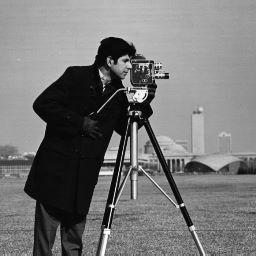
#> input picture Jupyter_Notebooks/cameraman.png, 256 x 256 px
$ jupyter execute --allow-errors 05_numpyPython.ipynb
#> lines starting #> are read from the running program, lines starting #| are printed output that depends on the picture
<table style="width: 100%">
    <tr style="background: #ffffff">
        <td style="padding-top:25px;width: 180px"></td>
        <td style="width: 100%">
            <div style="text-align:right; width: 100%; text-align:right"><font style="font-size:38px"><b>Programmierübung I</b></font></div>
            <div style="padding-top:0px; width: 100%; text-align:right"><font size="4"><b>WS 2025</b></font></div>
        </td>
    </tr>
</table>

---

# numpy, eine Bibliothek in Python
----

Python lebt u.a. von seiner Erweiterbarkeit, Modularität und einer sehr großen Community. Diese stellt einiges an Bibliotheken unter dem Open-Source-Gedanken zur Verfügung. Eine diese Bibliotheken ist numpy. (https://numpy.org/ und https://github.com/numpy/numpy)

In vielen Lehrveranstaltungen am MCI ist es notwendig Daten in irgendeiner Form zu verarbeiten. Beispiele hierfür wären die Spektralanalyse eines EKG-Signals, die Regression von Ermüdungskurven im Sport oder auch eine Positionsinterpolation der Trajektorie von Flugobjekten. numpy ist eine Bibliothek die diese Datenverarbeitung ermöglichen soll und in weiterer Folge auch niederschwellig möglich macht. Des Weiteren ist die Bibliothek eine der am häufigsten verwendeten Bibliotheken im wissenschaftlichen und industriellen Kontext von Health Tech.

---
## 1. Die erste Bibliothek
---

Sicherlich sind Sie schon in Bibliotheken gewesen, allerdings ist ein großer Unterschied zwischen klassischen Bibliotheken und Bibliotheken in der Informatik. I.A. spricht man von Bibliotheken in der Informatik, wenn zu einem bestimmten Thema (Unter-) Programme, Routinen, Methoden, Funktionen, etc. zusammengefasst angeboten werden. Für das Thema numerische Mathematik ist numpy eine sehr verbreitete Bibliothek und setzt u.a. die heutigen Standards für die Verarbeitung von Daten in Form von Listen/Arrays. Was kann numpy aber genau? Wie bindet man numpy ein und was kann ich damit umsetzen?

Als ersten Schritt muss numpy importiert werden. Dies funktioniert einfach über den <b><font color='green'>import</font></b> Befehl. Das Schlüsselwort <b><font color='green'>as</font></b> dient hier der Festlegung der Bezeichnung der Bilbiothek für das weitere Verwendung.

[cell 1]
import numpy as np

Damit haben wir numpy schon fertig eingebunden. Nun geht es darum die Bibliothek kennenzulernen.

## 2. Daten und Arrays in numpy

### 2.1. Ein numpy-array

Ein numpy-array ist das zentrale Objekt von numpy. Viele Daten oder Datensätze sind in Form einer mehrdimensionalen Matrix dargestellt. Dieser Umstand wurde bei numpy entsprechend aufgegriffen, weshalb eben das numpy-array auch für die Datenverarbeitung so gut geeignet ist. I.A. haben Matrizen eine Fülle von Eigenschaften. Um diese Eigenschaften besser darstellen und verstehen zu können werden sie anhand von Beispielen erklärt:

[cell 2]
# Definition einer Liste
notMyFirstNumypyArray = [[1, 'a', 3],[4, 5, 6]]
print(type(notMyFirstNumypyArray))

Wie oben zu sehen ist werden durch den Import von numpy die Listen nicht standardmäßig zu numpy-arrays. Um ein numpy-array zu definieren braucht es eigene Syntax.

[cell 3]
# Definition eines numpy-arrays
myFirstNumypyArray = np.array([[4, 5, 6, 234],[4, 5, 6, 234]])
print(type(myFirstNumypyArray))

Die Eigenschaften der Erscheinung des numpy-arrays lassen sich mit `shape`

[cell 4]
print(myFirstNumypyArray.shape)

der Dimensionszahl

[cell 5]
print(myFirstNumypyArray.ndim)

und der Größe beschreiben.

[cell 6]
print(myFirstNumypyArray.size)

Prinzipiell können numpy-arrays unterschiedliche Datentypen annehmen. Meist sind numerische Datentypen in Verwendung

[cell 7]
print(myFirstNumypyArray.dtype.name)

[cell 8]
# Definition eines weiteren numpy-arrays
myFirstNumypyArray2= np.array([[1.1, 2.2],[3.3, 4.4],[5.5, 6.6]])
print(myFirstNumypyArray2.dtype.name)
print(myFirstNumypyArray2.shape)

Es gibt noch sehr viel mehr Eigenschaften von numpy-arrays. Für den Einistieg sind die oben genannten aber ausreichend. Weiterführende Information dazu gibt es unter https://numpy.org

### 2.2. numpy-arrays durch Befehle erstellen

numpy kann numpy-arrays mit unterschiedlicher Dimenzionszahlen und Inhalten erstellen. Dazu stell es eine Reihe von Befehlen/Methoden zur Verfügung. Details dazu sind https://numpy.org/doc/stable/user/quickstart.html zu entnehmen.

Erstellen einer Null-Matrix (zwei Dimensionen). Diese wird oft als Platzhalter verwendet.

[cell 9]
print(np.zeros((3, 4)))

Erstellen einer Einser-Matrix (drei Dimensionen)

[cell 10]
print(np.ones((3, 3, 4), dtype=np.int16))

Erstellen eines numpy-arrays über die Angabe eines Bereichs und einer Schrittweite

[cell 11]
print(np.arange(10, 30, 5))

Dies funktioniert auch mit Gleitkommazahlen

[cell 12]
print(np.arange(0, 10, 0.01))

Mit linspace können sowohl die Anzahl der Elemente in dem numpy-array vorgegeben werden, als auch die Wertegranzen. Die daraus resultierende Schrittweite wird automatisch berechnet.

[cell 13]
print(np.linspace(0, 2, 9))

Oft sind Natur- oder mathematische Konstanten relevant für Berechnungen. Dabei bietet numpy verschiedene Konstanten an

[cell 14]
from numpy import pi
print(np.linspace(0, 2*pi, 100))

In der Bibliothek wird u.a. auch ein Zufallszahlengenerator bereitgestellt, welcher quasi zufällig Zahlen liefern kann. Welche Zahlen geliefert werden hängt vom sogenannten seed ab

[cell 15]
np.random.seed(42)
print(np.random.rand(30))

[cell 16]
np.random.seed(0)
print(np.random.randn(30))

[cell 17]
np.random.seed(1)
print(np.random.rand(30))

### 2.3. Einfache Operationen mit numpy-arrays

Mit numpy-arrays kann gerechnet werden. Dies biete u.a. auch die Grundlage zur Datenverarbeitung mit numpy. Dabei reicht die Palette von einfachen Grundoperationen (+, -, *, **, /) bis hin zu komplexeren mathematischen Funktionen (sin, cos, tan, all, any, apply_along_axis, argmax, argmin, argsort, average, ceil, conj, corrcoef, cross, cumprod, cumsum, diff, exp, floor, max, maximum, mean, median, min, minimum, nonzero, round, sort, std, sum, sqrt, transpose...)

Basierend auf folgenden numpy-arrays

[cell 18]
# Erstellung von numpy-arrays. In der Praxis werden diese numpy-arrays aus Datensätzen extrahiert. Hier werden einfach
# fiktive Daten emuliert
a = np.arange(1,9,3)
print("a =",a)
b = np.linspace(0,10*pi,10000).reshape(5,2000)
print("b =",b)
c = np.array(2)
print("c =",c)

werden einfache Operationen erklärt.

[cell 19]
#Addition
d = a+10
print("d =", d)

#Subtraktion 1
e = a-1
print("e =", e)

#Subtraktion 2 entspricht Subtraktion 1
e = a-np.ones(a.size)
print("e =", e)

#Multiplikation mit Skalar
f = d*2
print("f =", f)

#Elementweise Multiplikation zweier Vektoren
g = d*f
print("g =", g)

#Elementweise Potenzierung
h = d**2
print("h =", h)

[cell 20]
np.ones(a.size)

Hier nun ein paar komplexere Funktionen die numpy zur Verfügung stellt. Es wird empfohlen hier auch selbst die ein oder andere Funktion auszuprobieren.

[cell 21]
print("Die Quadratwurzel von c ist",np.sqrt(c))
print("Die Summe des Vektors a", a,"ist", a.sum())
print("Das Minimum des Vektors a", a,"ist", a.min())
print("Das Maximum des Vektors a", a,"ist", a.max())
print(np.cos(b)) # der cosinus von jedem Wert in b

Mit `np.where` lassen sich die Arrays effizient nach Werten durchsuchen. Die Funktion gibt die Indizes zurück.

[cell 22]
a = np.linspace(0, 2, 9) # Erstellung des Arrays
print(a)

print('Indizes:', np.where(a>1)) # Die Indizes der Werte >1 werden ausgegeben
print('Neuer Array:', a[np.where(a>1)]) # Der kürzere Array mit den Werten >1 wird ausgegeben

[cell 23]
a>1

### 2.4 Vektor- und Matrix-Operationen

Numpy-arrays können oft als Vektoren bzw. Matrizen betrachtet werden. Entsprechend stellt die Bibliothek verschiedene Funktionen zur Verfügung, um diese zu verarbeiten.

[cell 24]
# Hier definieren wir einen zweidimensionalen numpy-array
m1 = np.array([[1, 2], [3, 4], [5, 6]])

Mit der Endung `.T` werden die Matrizen transponiert.

[cell 25]
print(m1)
m2 = m1.T
print("Transponierte Version:\n", m2)

Bei der Verwendung arithmetischer Operatoren wie im oberen Abschnitt werden die Arrays elementweise addiert oder multipliziert.
Um die Matrixmultiplikation abzuheben, wird mit dem Zeichen `@` ausgeführt. Alternativ funktioniert auch die Funktion `np.matmul()`. Hierbei müssen die Dimensionen übereinstimmen.

[cell 26]
print(m2@m1) # erste zeile mit ersten Spalte etc.

Das Skalarprodukt wird mit `np.vdot` ausgeführt.

[cell 27]
v = np.array([1, 2, 3])
print(np.vdot(v,v))

Es gibt noch viele weitere Operationen für Vektoren und Matrizen, wie beispielweise Betrag, Determinante, Kreuzprodukt oder Invertierung, die in der Dokumentation der Bibliothek aufzufinden sind.

## 3. Zugriffe und Verarbeitung von numpy-arrays

### 3.1. Indizieren mit numpy-arrays
Über einen Index (bspw. Zeiler oder und Spaltenzahl) ist es möglich in numpy-arrays auf Teilmengen der arrays zuzugreifen. Ein Beispiel zur Anwendung könnte beispielsweise das Zoomen auf einem Bild sein. Beim Zoomen wird auch von einem Bild (häufig eine 3D Matrix bestehend aus Rot-, Grün- und Blaubild) ein kleiner Subbereich des Bildes betrachten. Um dies tun zu können benötigt es die Indizierung. Aber wie funktioniert eine Indizierung und wie kann man numpy dazu verwenden?

Eine einfache Indizierung in numpy kann über die eckigen Klammern `[]` und/oder dem `:` Operator geschehen. Nehmen wir dazu einfach die schon definierten Vektoren a bis h und wende auf diese eine Indexierung an.

[cell 28]
# Ein Element aus einem Vektor extrahieren durch die Indexierung
print("e sieht so aus:")
print(e.astype('int64'))
print(" | | |  Der Index der jeweiligen Elemente")
print(np.arange(e.size))

[cell 29]
# Daraus entstehende Indexierung als Schleifenstruktur
for q in range(e.size):
    print("e beim Index", q, "ist", e[q])

[cell 30]
# Extraktion des letzten Wertes
print(e[-1])

[cell 31]
# Hinzufügen von Werten dynamisch
e=np.append(e,12)
print(e)

[cell 32]
# Trotz der Erhöhung der Spaltenzahl von 4 auf 5 wird die Indexierung mit -1 die Extraktion des letzten Wertes bewerkstelligen
print(e[-1])

[cell 33]
# Der Vektor b geht von 0 bis 10pi
print(b)

[cell 34]
# Angenommen es wäre nur der Bereich von 2pi bis 4pi relevant und man möchte diesen Bereich extrahieren, so ist dies mit dem
# Operator : möglich. Achtung: Da die indizes bei 0 beginnen, ist der Index 1 die zweite Zeile

print(b[1,:])

[cell 35]
# Wenn eine Zahl vor oder hinter dem : steht, wird der Bereich entsprechend eingegrenzt
print(b[:3,-1]) # :3 heißt hier Index 0 bis 2
print(b[3:,-1]) # 3: heißt von Index 3 bis zum Ende

[cell 36]
# Die Indizes geben ein Quadrat in der 2. und 3. Zeile sowie der 12. und 13. Spalte aus.
print(b[2:4,12:14])

### 3.2. Umformen von numpy-arrays
Eigentlich ist es eine Seltenheit, dass man Daten in der Form bekommt in der man sie gerne hätte. Daher stellt numpy auch eine Reihe an Umformungsoperationen bereit, mit denen man die Daten in die Form bringt in der man sie haben möchte.

Eine dieser Funktionen ist ravel. Diese Funktion macht aus einem mehrdimensionalen numpy-array ohne optionalen Paramenter einen einfachen Vektor mit einer Zeile. Das shape eines numpy-arrays kann aber noch viele weitere Gestalten annehmen.

[cell 37]
# Angenommen b würde als Vektor vorliegen und nicht als Matrix, so müsste ein Bereich (Index geht von 2000 bis 4000)
# extrahiert werden
print(np.shape(b))
i = np.ravel(b)
print(np.shape(i))

# Die Extraktion von 2pi bis 4 pi funktioniert nun über den Index 2000 bis 4000
print(i)
print("b von Index 2000 bis 4000 ist", i[2000:4000])

Der `ravel` Befehl hat aber auch noch die Möglichkeit über einen optionalen Parameter die Art der Neuanordnung bei ravel Befehl zu beeinflussen. Dabei sind mehrere Ausleseformen möglich. Naheres dazu gibt es in der Hilfe:
https://numpy.org/doc/stable/reference/generated/numpy.ravel.html

[cell 38]
# Angenommen wir haben ein mehrdimenstionales numpy-array
mda = np.array([[[1, 2, 3], [4, 5, 6]],[[7, 8, 9],[10, 11, 12]],[[13, 14, 15],[16, 17, 18]],[[19, 20, 21],[22, 23, 24]]])
print(mda.shape)
print(mda)

# dann können wir über ravel und den optionalen Parameter angeben und sehen die Ausleseform

# C ist zeilenorientiert
mdaflattenedC = np.ravel(mda,'C')
print(mdaflattenedC)

# F ist spaltenorientiert
mdaflattenedF = np.ravel(mda,'F')
print(mdaflattenedF)

Es ist nicht immer von Interesse mehrdimensionale Arrays in einen Vektor zu wandeln, aber in andere Formen. Durch die Befehle `reshape` oder `resize` kann dies geschehen.

[cell 39]
print(mda)
print(mda.shape)

mdareshaped = np.reshape(mda,(4,6))

print(mdareshaped)
print(mdareshaped.shape)

Das besondere an `resize` ist, dass der Befehl direkt auf das array wirkt und dessen shape verändert. Die `reshape` Funktion macht dies nicht, sondern liefert ein neues numpy-array als output (wie auch oben zu sehen ist)

[cell 40]
mdaoriginal = mda

# wie erwähnt wirkt resize direkt auf das numpy-array, während reshape das nicht tut
print(mdaoriginal)
mda.resize(4,6)
print(mdaoriginal)

### 3.3. Kombinieren von numpy-arrays
Gelegentlich passiert es, dass man numpy-arrays Kombinieren möchte. Als Beispiel könnte man anführen, dass man in einem Experiment zeitgleich Daten aufnimmt, die aber jeweils seperat als numpy-array verfügbar sind. Um noch konkreter zu werden wird der Puls von fünf Probanden gleichzeit aufgenommen während sie am Ergometer einen progressiven Belastungstest durchführen. Wir bekommen fünf numpy-arrays, welche sowohl die Zeitpunkte der Messung beinhalten, also auch den zu diesem Zeitpunkt gemessenen Puls:

[cell 41]
# Da wir keine echten Daten importieren emulieren wir wieder die Daten mittels:

proband1=np.array([np.linspace(1,100,100),(60+np.linspace(1,100,100)+5*np.random.rand(100))])
proband2=np.array([np.linspace(1,100,100),(65+np.linspace(1,100,100)+7*np.random.rand(100))])
proband3=np.array([np.linspace(1,100,100),(63+np.linspace(1,100,100)+6*np.random.rand(100))])
proband4=np.array([np.linspace(1,100,100),(62+np.linspace(1,100,100)+4*np.random.rand(100))])
proband5=np.array([np.linspace(1,100,100),(58+np.linspace(1,100,100)+3*np.random.rand(100))])

[cell 42]
# Das Shape eines jeden Probanden schaut nun so aus
print(proband1.shape)
print(proband1)

Angenommen man möchte nun die Daten der Gesamtheit, also aller fünf Probanden in einen Datensatz zusammenfassen müssen wir die fünf numpy-arrays entsprechen kombinieren. Eine Variante wäre einen gemeinsamen Zeitvektor zu haben in der ersten Zeile und jede weitere Zeile ist ein Proband.

[cell 43]
mynewdata=np.vstack((proband1, proband2[1,:], proband3[1,:], proband4[1,:], proband5[1,:]))
#print(mynewdata)
print(mynewdata.shape)
#print(mynewdata)

Unter Umständen ist nicht immer vertikates kombinieren gewünscht, soder ein horizontales. Dies kann durch den Befehl hstack gemacht werden.

[cell 44]
# Hier werden die Probanden horizontal kombiniert

mynewdata2 = np.hstack((proband1,proband2))

#print(mynewdata2)
print(mynewdata2.shape)

Natürlich sind vstack und hstack reversible Operationen. Durch hsplit und vsplit können die Datensätze wieder geteilt werden. Hier dazu wieder ein Beispiel:

[cell 45]
print(mynewdata2.shape)
(splitdata1,splitdata2)=np.hsplit(mynewdata2, 2)
#print(splitdata1)
print(splitdata1.shape)
#print(splitdata2)
print(splitdata2.shape)

# 4. Hilfe und weiterführende Dokumentation

Die numpy Bilbiothek beinhaltet noch sehr viel mehr, also das bis hier hin gezeigte. Mit den oben genannten Befehlen und Funktionen können aber schon die grundlegenden Dinge der Datenverarbeitung gemacht werden. Deshalb wird an dieser Stelle nur noch die Hilfe erklärt und wie man zu weiterführenden Informationen kommt

Beim Python und zugehörigen Bibliotheken gibt es meistens eine recht ausführliche Dokumentation. Bei numpy kann man weiterführende Informationen, wie schon erwähnt, über https://numpy.org/doc/stable/ finden. Um sich aber etwas Zeit zu sparen ist es oft angenehm in einer Zelle direkt eine Textbasierte Hilfe aufzurufen. Dies wird direkt von Python ermöglicht und wird auch in der numpy Bibliothek entsprechend unterstützt. Wenn man also beispielsweise nicht mehr genau weiß, wie der Befehl hstack funktioniert hat, kann man es nachlesen über die help-Funktion:

[cell 46]
help(np.hstack)

Alternativ kann auch das ? oder ?? Symbol verwendet werden. Dazu wird das Symbol einfach hinter die Funktion oder den Befehl geschrieben. Dabei steht das einfache ? für eine Beschreibung der Funktion oder des Befehls. Das ?? Symbol liefert die tatsächliche Funktions- oder Befehlsdefinition.

#> (a cell that did not finish here is left out)

#> (a cell that did not finish here is left out)

## 5. Beispiele

### 5.1. Bestenliste im Rodelsport

Wir haben im Nachwuchsleistungszentrum der Rodler für alle Athleten die Startzeiten aufgezeichnet. Nun wollen wir diese Zeiten und die jeweiligen Athleten entsprechend in einer aufsteigenden Reihenfolge darstellen. Als ersten Schritt generieren wird wieder die Daten:

[cell 49]
athleten = np.array(["Anna Mantl","Christian Grossegg","Andrea Schmölz","Stefan Wechselberger","Christian Greifnitz",
                   "Petra Gschösser","Jonas Klein","Jonna Tschick","Hannes Erbschneider","Yvonne Ucar","Tyler Frick",
                   "Zlatan Pilaj"])

[cell 50]
print(athleten)

[cell 51]
print(athleten.shape)

[cell 52]
startzeiten = np.array([4.398, 4.486, 4.656, 4.338, 4.689, 4.714, 4.159, 4.357, 4.668, 4.822, 4.323, 4.645])

[cell 53]
print(startzeiten.shape)

In einem zweiten Schritt müssen wir die beiden Arrays entsprechend der aufsteigenden Reihenfolge der Startzeiten sortieren

[cell 54]
help(np.sort)

[cell 55]
sorted_startzeiten = np.sort(startzeiten)
print(sorted_startzeiten)

Wie in der Hilfe und auch in der direkt darunter liegenden Zelle zu sehen ist, kann sort num ein eizelnen array bzw. eine Matrix sortieren. Wenn ein Array die Sortierung bestimmt für ein anderes array (wie es nun der Fall ist bei array startzeiten, welches auch auf die Sortierung von athleten einen Einfluss hat), kann argsort verwendet werden. argsort retourniert nämlich die indices der arrays, passend zum Sortieren

[cell 56]
help(np.argsort)

[cell 57]
indices2sort = np.argsort(startzeiten)
argsorted_startzeiten = startzeiten[indices2sort]
argsorted_athleten = athleten[indices2sort]
print(argsorted_athleten)

print(startzeiten)
print(indices2sort)
print(argsorted_startzeiten)

### 5.2. Erhebung von Risikopatienten

Nach Infektion mit β-hämolysierenden Streptokokken bilden sich Antikörper gegen Streptolysin O. Die Konzentration dieser Antikörper wird durch den ASLO-Titer, genannt auch Antistreptolysintiter, angegeben. Der Referenzbereich liegt bei 0 bis 200 IE/ml. Erhöhte Werte sind eine bis drei Wochen nach der Infektion nachweisbar, der Höhepunkt nach drei bis sechs Wochen. Erhöhte Werte deuten auf eine überwundene Infektion mit Streptokokken hin. Nach einem richtig behandelten Streptokokkeninfekt sollte dieser Wert langsam sinken. Ist dies nicht der Fall, so ist nach chronischen Entzündungsherden (auch Fokus genannt) der Mandeln, Zähne, Nasennebenhöhlen u. a. zu suchen. (Quelle: https://de.wikipedia.org/wiki/Antistreptolysin_O). In diesem Beispiel wird ein Auszug einer Patientendatenbank emuliert. Die Patienten in dieser Datenbank machen alle zwei Wochen ein Blutbild, wobei u.A. auch der ASLO-Wert geprüft wird. Ziel unseres Programm ist es chronische Entzündungen zu finden, wenn welche da sind.

[cell 58]
# Hier wird die Patientendatenbank emuliert

np.random.seed(421)

Patienten=np.array(["A","B","C","D","E","F","G","H","I","J","K","L","M","N","O","P","Q","R","S","T","U","V","W","X","Y","Z"])
Woche1=np.array(100+200*np.random.rand(26))
Woche2=np.array(100+200*np.random.rand(26))
Woche3=np.array(100+200*np.random.rand(26))
Woche4=np.array(100+200*np.random.rand(26))
Woche5=np.array(100+200*np.random.rand(26))
Woche6=np.array(100+200*np.random.rand(26))
Woche7=np.array(100+200*np.random.rand(26))
Woche8=np.array(100+200*np.random.rand(26))
Woche9=np.array(100+200*np.random.rand(26))

Nun sollen die ASLO-Werte in eine Matrix zusammengefasst werden

[cell 59]
Matrix = np.vstack((Woche1,Woche2,Woche3,Woche4,Woche5,Woche6,Woche7,Woche8,Woche9))
print(Matrix)

[cell 60]
Matrix>200

Nun soll die Matrix einer Funktion übergeben werden, welche prüft, ob die einzelnen Werte über dem Schwellwert von 200 IE/ml liegen. Wenn eine chronische Entzündung vorliegt (der Wert ist länger als oder genau 6 Wochen über dem Schwellwert), wird dies entsprechen zurückgegeben

[cell 61]
# Funktionsdefinition zum Finden von chronisch Entzündungen

def ASLOcheck(Inputarg):
    Positiv = Inputarg>200
    numrow, numcol = Inputarg.shape
    Chronisch = np.zeros((1,numcol))==1
    for index in range(numrow-2):
        Chronisch = Chronisch | (np.sum(Positiv[index:(index+3),:],axis=0)==3)

    return np.ravel(Chronisch)


# Funktionsaufruf

ChroMarker = ASLOcheck(Matrix)
#ChroMarker
indices = np.where(ChroMarker)
#indices
print("Folgende Patienten sind eventuell chronisch krank:", Patienten[indices])

### Aufgaben

Gegeben ist der numpy-array a. Schneiden Sie den über die Indizes den Bereich aus, der Einsen enthält.

[cell 62]
a = np.array([[0, 0, 0, 0, 0, 0, 0, 0, 0],
              [0, 0, 0, 1, 1, 1, 0, 0, 0],
              [0, 0, 0, 1, 1, 1, 0, 0, 0],
              [0, 0, 0, 1, 1, 1, 0, 0, 0],
              [0, 0, 0, 1, 1, 1, 0, 0, 0],
              [0, 0, 0, 0, 0, 0, 0, 0, 0],
              [0, 0, 0, 0, 0, 0, 0, 0, 0]])

# Code hier

Gegeben sind zwei arrays mit systolischen und diastolischen Blutdruckwerten eines Patienten in mmHg über den Verlauf einer Woche. Fügen Sie die arrays zu einem gemeinsamen zusammen. Berechnen Sie mit der entsprechenden numpy Funktion die Mittelwerte für die Woche.

[cell 63]
systolisch = np.array([112.3, 122.9, 115.5, 117.4, 114.2, 121.6, 119.1])
diastolisch = np.array([73.4, 83.1, 79.0, 79.5, 75.2, 82.3, 80.8])

# Code hier

Schreiben Sie eine Funktion, die anhand des Wochendurchschnitts überprüft, ob der Patient Bluthochdruck hat (mehr als 140 mmHg systolisch oder mehr als 90 mmHg diastolisch).

[cell 64]
systolisch = 120+40*np.random.rand(7)
diastolisch = 80+20*np.random.rand(7)

print(np.mean(systolisch))
print(np.mean(diastolisch))

# Code hier

### Bilder

Hier wird ein Bild importiert, in einen numpy-Array konvertiert und angezeigt. Mit dem `print`-Befehl lässt sich sehen, dass der Array Werte von 0 bis 255 in Matrixform enthält, wobei 0 schwarz und 255 weiß entspricht.

Um das Bild zu importieren, muss `cameraman.png` im selben Ordnerverzeichnis wie das Notebook abgelegt werden. `img.shape` gibt die Dimensionen des Bildes zurück.

[cell 65]
from PIL import Image
import matplotlib.pyplot as plt


img = np.array(Image.open('cameraman.png'))[:,:,0] # Der erste Farbkanal wird ausgewählt
m,n = img.shape
plt.imshow(img, cmap='gray')

Spiegeln Sie das Bild unter Verwendung der Indizes sowie 2 Schleifen. Das neue Bild soll in eine neue Variable gespeichert werden.

[cell 66]
img_new = np.zeros((m,n))

# Code hier
for i in range(m):
    for j in range(n):
        img_new[i,j] = img[i,255-1-j]
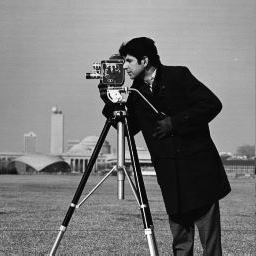
#> img_new: shape (256, 256) float64; min 0, max 255, mean 118.7
plt.imshow(img_new, cmap='gray')

Die Operation lässt sich auch über `np.flip(img, axis)` implementieren. Führen Sie dieselbe Operation aus

[cell 67]
img_new = np.flip(img, axis=1)
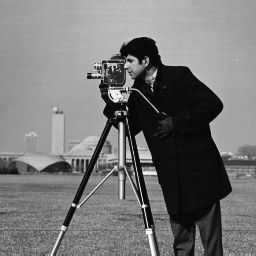
#> img_new: shape (256, 256); min 0, max 255, mean 118.7
plt.imshow(img_new, cmap='gray')

Rotieren Sie das Bild um 90° unter Verwendung der Indizes.

[cell 68]
img_new = np.zeros((m,n))

# Code hier
img_new = np.rot90(img, k=1)
#> (the rest of the program and of its run is left out)
